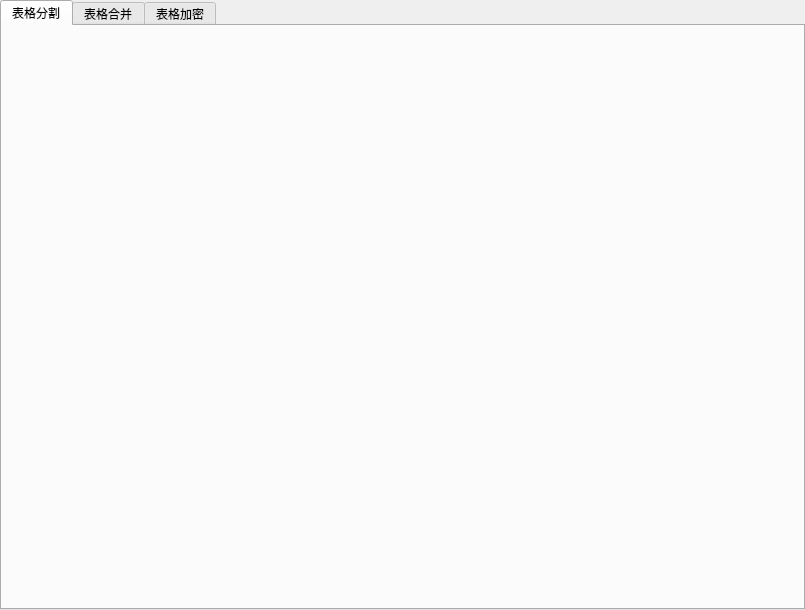
<?xml version="1.0" encoding="UTF-8"?>
<ui version="4.0">
 <class>main</class>
 <widget class="QWidget" name="main">
  <property name="geometry">
   <rect>
    <x>0</x>
    <y>0</y>
    <width>805</width>
    <height>610</height>
   </rect>
  </property>
  <property name="sizePolicy">
   <sizepolicy hsizetype="Preferred" vsizetype="Preferred">
    <horstretch>0</horstretch>
    <verstretch>0</verstretch>
   </sizepolicy>
  </property>
  <property name="minimumSize">
   <size>
    <width>805</width>
    <height>610</height>
   </size>
  </property>
  <property name="maximumSize">
   <size>
    <width>805</width>
    <height>610</height>
   </size>
  </property>
  <property name="windowTitle">
   <string>表格工具</string>
  </property>
  <property name="windowIcon">
   <iconset resource="images.qrc">
    <normaloff>:/images/images/logo.ico</normaloff>:/images/images/logo.ico</iconset>
  </property>
  <layout class="QVBoxLayout" name="verticalLayout">
   <property name="spacing">
    <number>0</number>
   </property>
   <property name="leftMargin">
    <number>0</number>
   </property>
   <property name="topMargin">
    <number>0</number>
   </property>
   <property name="rightMargin">
    <number>0</number>
   </property>
   <property name="bottomMargin">
    <number>0</number>
   </property>
   <item>
    <widget class="QTabWidget" name="toolsWidget">
     <property name="sizePolicy">
      <sizepolicy hsizetype="Preferred" vsizetype="Preferred">
       <horstretch>2</horstretch>
       <verstretch>2</verstretch>
      </sizepolicy>
     </property>
     <property name="minimumSize">
      <size>
       <width>760</width>
       <height>570</height>
      </size>
     </property>
     <property name="maximumSize">
      <size>
       <width>840</width>
       <height>630</height>
      </size>
     </property>
     <property name="layoutDirection">
      <enum>Qt::LeftToRight</enum>
     </property>
     <property name="autoFillBackground">
      <bool>false</bool>
     </property>
     <property name="styleSheet">
      <string notr="true"/>
     </property>
     <property name="tabPosition">
      <enum>QTabWidget::North</enum>
     </property>
     <property name="tabShape">
      <enum>QTabWidget::Rounded</enum>
     </property>
     <property name="currentIndex">
      <number>0</number>
     </property>
     <property name="iconSize">
      <size>
       <width>192</width>
       <height>50</height>
      </size>
     </property>
     <property name="elideMode">
      <enum>Qt::ElideMiddle</enum>
     </property>
     <property name="usesScrollButtons">
      <bool>true</bool>
     </property>
     <property name="documentMode">
      <bool>false</bool>
     </property>
     <property name="tabsClosable">
      <bool>false</bool>
     </property>
     <property name="movable">
      <bool>false</bool>
     </property>
     <property name="tabBarAutoHide">
      <bool>true</bool>
     </property>
     <widget class="QWidget" name="split">
      <property name="sizePolicy">
       <sizepolicy hsizetype="Preferred" vsizetype="Preferred">
        <horstretch>2</horstretch>
        <verstretch>2</verstretch>
       </sizepolicy>
      </property>
      <property name="minimumSize">
       <size>
        <width>760</width>
        <height>500</height>
       </size>
      </property>
      <property name="maximumSize">
       <size>
        <width>850</width>
        <height>600</height>
       </size>
      </property>
      <attribute name="icon">
       <iconset resource="images.qrc">
        <normaloff>:/images/images/splite.png</normaloff>:/images/images/splite.png</iconset>
      </attribute>
      <attribute name="title">
       <string>表格分割</string>
      </attribute>
     </widget>
     <widget class="QWidget" name="merge">
      <property name="sizePolicy">
       <sizepolicy hsizetype="Preferred" vsizetype="Preferred">
        <horstretch>2</horstretch>
        <verstretch>2</verstretch>
       </sizepolicy>
      </property>
      <property name="minimumSize">
       <size>
        <width>760</width>
        <height>500</height>
       </size>
      </property>
      <property name="maximumSize">
       <size>
        <width>840</width>
        <height>600</height>
       </size>
      </property>
      <attribute name="icon">
       <iconset resource="images.qrc">
        <normaloff>:/images/images/merge.png</normaloff>:/images/images/merge.png</iconset>
      </attribute>
      <attribute name="title">
       <string>表格合并</string>
      </attribute>
     </widget>
     <widget class="QWidget" name="encryption">
      <attribute name="icon">
       <iconset resource="images.qrc">
        <normaloff>:/images/images/password.png</normaloff>:/images/images/password.png</iconset>
      </attribute>
      <attribute name="title">
       <string>表格加密</string>
      </attribute>
     </widget>
    </widget>
   </item>
  </layout>
 </widget>
 <resources>
  <include location="images.qrc"/>
 </resources>
 <connections/>
</ui>
